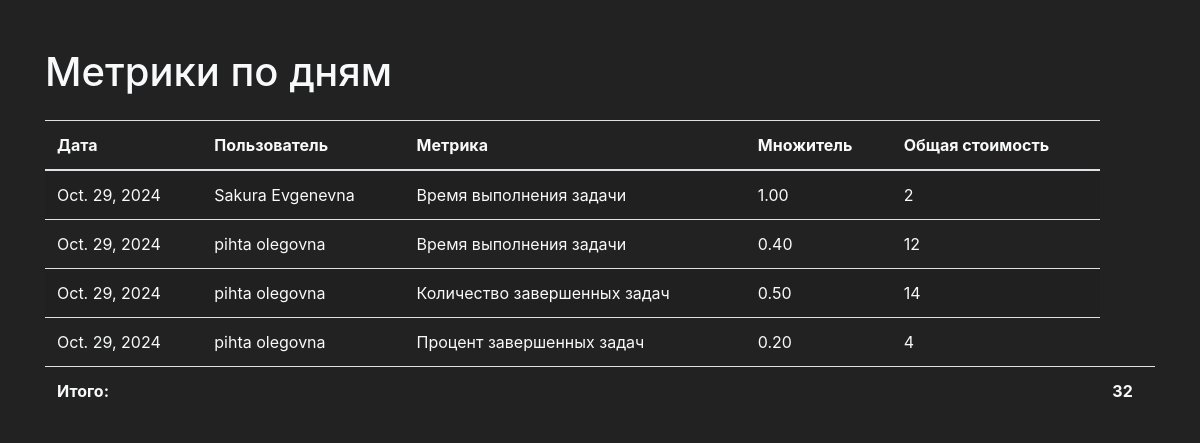
Page /kpimetrics/ (signed in) on the committed database.
### pms/models.py (models this page shows, shortened)
class User(AbstractBaseUser, PermissionsMixin):
    user_id = models.AutoField(primary_key=True)
    email = models.EmailField(unique=True)
    name = models.TextField()
    second_name = models.TextField()
    third_name = models.TextField(null=True, blank=True)
    position = models.ForeignKey("Position", on_delete=models.CASCADE, null=True, blank=True)
    is_active = models.BooleanField(default=True)
    is_staff = models.BooleanField(default=False)
    is_hidden = models.BooleanField(default=False)
    profile_photo = models.ImageField(upload_to='user_photos/', null=True, blank=True)
    USERNAME_FIELD = 'email'
    REQUIRED_FIELDS = ['name', 'second_name', 'third_name']
    objects = UserManager()

### pms/views.py (the view)
# urls.py: path('kpimetrics/',views.metrics_view, name='metrics'),
@login_required
def metrics_view(request):
    daily_metrics = (
        EmployeeKPI.objects
        .select_related('user', 'kpi_metric', 'department')
        .values(
            'measurement_date__date',
            'user__name',
            'user__second_name',
            'user__profile_photo',
            'user__position',
            'kpi_metric__metric_name',
            'multiplier'
        )
        .annotate(total_value=Sum('metric_value'))
    )
    total_value = daily_metrics.aggregate(total=Sum('total_value'))['total'] or 0
    users = User.objects.all()
    return render(request, 'Metrics.html', {
        'daily_metrics': daily_metrics,
        'total_value': total_value,
        'users': users,
    })

### templates/Metrics.html (shortened to what this page needs)
<!DOCTYPE html>
<html lang="ru">
<head>
    {% load static %}
    <link rel="stylesheet" href="{% static 'styles.css' %}"/>
    <link rel="stylesheet" href="{% static 'bootstrap.css' %}"/>
    <link rel="stylesheet" href="https://cdnjs.cloudflare.com/ajax/libs/font-awesome/5.15.4/css/all.min.css">
</head>
<body class="darkbg text-light">
<div class="container mt-5">
    <h1 class="mb-4">Метрики по дням</h1>
    <table class="table table-striped">
        <thead>
            <tr>
                <th scope="col">Дата</th>
                <th scope="col">Пользователь</th>
                <th scope="col">Метрика</th>
                <th scope="col">Множитель</th>
                <th scope="col">Общая стоимость</th>
            </tr>
        </thead>
        <tbody>
            {% for metric in daily_metrics %}
            <tr>
                <td>{{ metric.measurement_date__date }}</td>
                <td>{{ metric.user__name }} {{ metric.user__second_name }}</td>
                <td>{{ metric.kpi_metric__metric_name }}</td>
                <td>{{ metric.multiplier }}</td>
                <td>{{ metric.total_value }}</td>
            </tr>
            {% endfor %}
        </tbody>
        <tfoot>
            <tr>
                <th colspan="6">Итого:</th>
                <th>{{ total_value }}</th>
            </tr>
        </tfoot>
    </table>
</div>
</body>
</html>

### static/styles.css (style rules this page uses)
.darkbg { background-color: rgb(34, 34, 34); }

### rows in the picture
User: measurement_date__date "Oct. 29, 2024", user__name "pihta", user__second_name "olegovna", kpi_metric__metric_name "Время выполнения задачи", multiplier "0.40", total_value "12", kpi_metric__metric_name "Количество завершенных задач", multiplier "0.50", total_value "14", kpi_metric__metric_name "Процент завершенных задач", multiplier "0.20", total_value "4"

### other values in the picture
{{ metric.measurement_date__date }} "Oct. 29, 2024"
{{ metric.user__name }} "Sakura"
{{ metric.user__second_name }} "Evgenevna"
{{ metric.kpi_metric__metric_name }} "Время выполнения задачи"
{{ metric.multiplier }} "1.00"
{{ metric.total_value }} "2"
{{ total_value }} "32"
